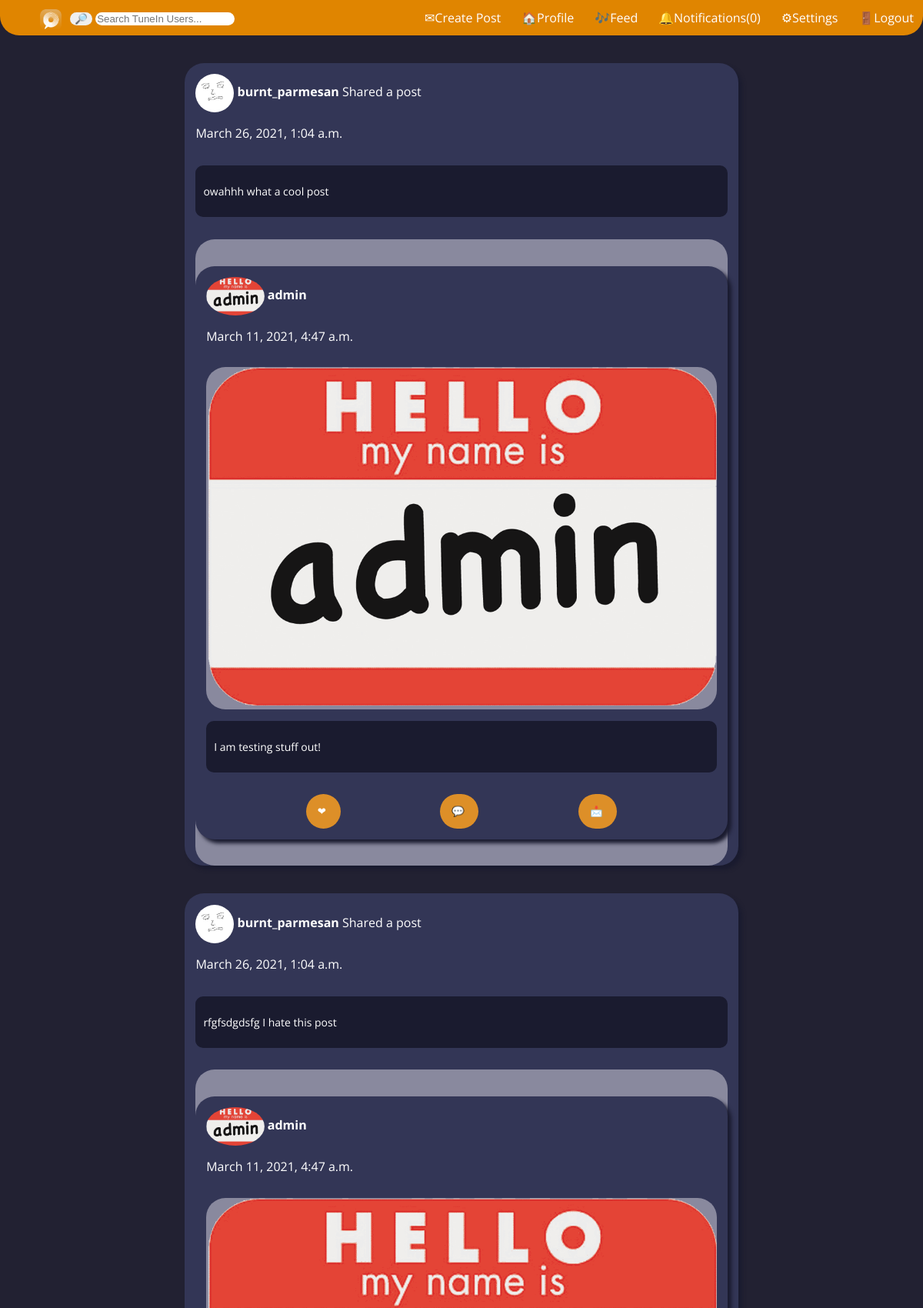
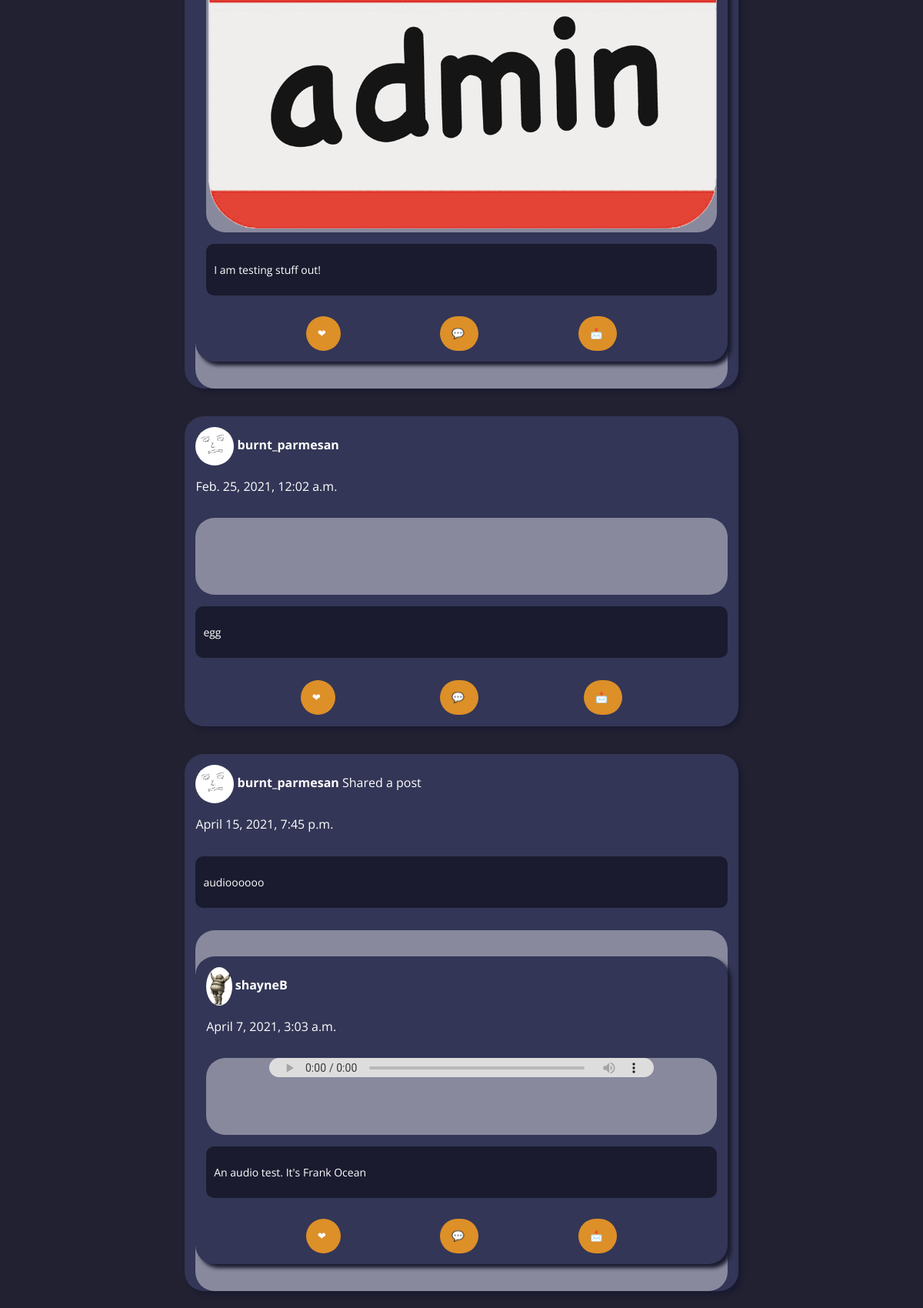
Page /feed (signed in, upper part) on the committed database (2 pictures, top to bottom).
### news/models.py (models this page shows, shortened)
class SharedPost(models.Model):
    originPost = models.ForeignKey(Post, on_delete=models.CASCADE,null=True)
    user = models.ForeignKey(User, on_delete=models.CASCADE)
    date_posted = models.DateTimeField(default=timezone.now)
    description = models.CharField(max_length=255, blank=True)
    def get_date(self):
        return self.date_posted

class Post(models.Model):
    description = models.CharField(max_length=255, blank=True)
    pic = models.ImageField(upload_to='static/media/postPictures', blank=True, null=True)
    choose_file = models.FileField(upload_to='static/media/mediaFiles', validators=[validate_file_extension], blank=True, null=True)
    date_posted = models.DateTimeField(default=timezone.now)
    user_name = models.ForeignKey(User, on_delete=models.CASCADE)
    tags = models.CharField(max_length=100, blank=True)
    def __str__(self):
        return self.description
    def get_date(self):
        return self.date_posted
    def extension(self):
        video = ['.mp4', '.mov', '.m4v', '.avi']
        audio = ['.wav', '.mp3', '.flac', '.mkv', '.aac']
        name, extension = os.path.splitext(self.choose_file.name)
        if extension in video: return "video"
        elif extension in audio: return "audio"
        return None

### user_profile/models.py (models this page shows, shortened)
class Profile(models.Model):
    user = models.OneToOneField(User, on_delete=models.CASCADE)
    User._meta.get_field('email')._unique = True
    first_name = models.CharField(max_length=20,default="")
    last_name = models.CharField(max_length=20,default="")
    bio = models.CharField(max_length=500,default="n/a")
    photo = models.ImageField(upload_to='static/media/profilePictures')

### news/views.py (the view)
# urls.py: path('feed', views.feed, name="feed"),
def feed(request):
    sharedPosts = False
    if request.user.is_authenticated:
        following = Following.objects.filter(follower= request.user)
        following_list = []
        for f in following:
            following_list.append(getattr(f,'user'))
        if following:
            posts = Post.objects.filter(user_name__in=following_list)
            sharedPosts = SharedPost.objects.filter(user__in=following_list)
            sharedPosts = sharedPosts.order_by('-date_posted')
        else:
            posts = Post.objects.all()
        posts = posts.order_by('-date_posted')
        artist = request.user.groups.filter(name='artists').exists()
        friends_a = Friends.objects.filter(user= request.user)
        friends_b = Friends.objects.filter(friend= request.user)
        friends_list = []
        for f in friends_a:
            friends_list.append(getattr(f,'friend'))
        for f in friends_b:
            friends_list.append(getattr(f,'user'))
        friends_sharedPosts =SharedPost.objects.filter(user__in= friends_list)
        if friends_sharedPosts:
            print(friends_sharedPosts)
        if sharedPosts:
            print(sharedPosts)
            l_posts = list(posts)
            l_shared = list(sharedPosts)
            l_posts.extend(l_shared)
            print(l_posts)
            all_posts = sorted(l_posts,key=lambda x: x.get_date(),reverse=True)
            print(all_posts)
            test = {'posts': all_posts, 'artist': artist}
        else:
            test = {'posts': posts, 'artist': artist}
        if sharedPosts and friends_sharedPosts:
            l_f_sp = list(friends_sharedPosts)
            all_posts.extend(l_f_sp)
            print(all_posts)
            all_posts = list(set(sorted(all_posts,key=lambda x: x.get_date(),reverse=True)))
            print(all_posts)
            test = {'posts': all_posts, 'artist': artist}
        return render(request, 'news.html', test)
    else:
        return HttpResponseRedirect('/')

### templates/news.html (shortened to what this page needs)
{% extends 'base.html' %}
{% load static %}
{% block content %}
<link rel="stylesheet" href="{% static 'css/news.css' %}">
<div class="posts">
{% for post in posts %}
{% if post.originPost %}
<div class="post" id="{{post.id}}">
    <div class="post_header">
        <img class ="post_icon" src="{{post.user.profile.photo.url }}">
        <a class="post_username" href="{% url 'user_profile' %}?username={{post.user}}">{{post.user}}</a> Shared a post
        <p id="date">{{post.date_posted}}</p>
    </div>
    <div class="post_text">
        <p>
               {{post.description}}
        </p>
    </div>
    <div class="post_content">
    <div class="post" id="{{post.originPost.id}}">
        <div class="post_header">
            <img class ="post_icon" src="{{post.originPost.user_name.profile.photo.url }}">
            <a class="post_username" href="{% url 'user_profile' %}?username={{post.originPost.user_name}}">{{post.originPost.user_name}}</a>
            <p id="date">{{post.originPost.date_posted}}</p>
        </div>
        <div class="post_content">
            {% if post.originPost.pic %}
                        <img class="" src="{{post.originPost.pic.url}}">
                    {% endif %}
                    {% if post.originPost.choose_file %}
                    {%if post.originPost.extension == "video"%}
                    <video id = "post_vid" width = "850" height = "500" controls>
                        <source src = "{{post.originPost.choose_file.url}}" type ="video/mp4" />
                        Your browser does not support the video element.
                    </video>
                    {%elif post.originPost.extension == "audio"%}
                        <audio id = "post_audio" controls>
                            <source src = "{{post.originPost.choose_file.url}}" >
                        </audio>
                    {%endif%}
                {%endif%}
        </div>
        <div class="post_text">
            <p>
                   {{post.originPost.description}}
            </p>
        </div>
        <div class="post_interactables">
            <div><button class="btn" onclick='likePost({{post.originPost.id}})' id='likeButton'>
            <span class="btn-icon">❤</span>
            </button></div>
            <div><button class="btn" onclick='showCommentPopup({{post.originPost.id}})'>
            <span class="btn-icon">💬</span>
            </button></div>
            <div><button class="btn" onclick='prepForSharing({{post.originPost.id}})'>
            <span class="btn-icon">📩</span>
            </button></div>
        </div>
    </div>
    </div>
</div>
 {%else%}
    <div class="post" id="{{post.id}}">
        <div class="post_header">
            <img class ="post_icon" src="{{post.user_name.profile.photo.url }}">
            <a class="post_username" href="{% url 'user_profile' %}?username={{post.user_name}}">{{post.user_name}}</a>
            <p id="date">{{post.date_posted}}</p>
        </div>
        <div class="post_content">
        </div>
        <div class="post_text">
            <p>
                   {{post.description}}
            </p>
        </div>
        <div class="post_interactables">
            <div><button class="btn" onclick='likePost({{post.id}})' id='likeButton'>
            <span class="btn-icon">❤</span>
            </button></div>
            <div><button class="btn" onclick='showCommentPopup({{post.id}})'>
            <span class="btn-icon">💬</span>
            </button></div>
            <div><button class="btn" onclick='prepForSharing({{post.id}})'>
            <span class="btn-icon">📩</span>
            </button></div>
        </div>
    </div>
{%endif%}
{% endfor %}
</div>
{% endblock %}

### static/css/news.css (style rules this page uses)
body { margin:0; background-color: #222132; color:white; font-family: 'Open Sans', sans-serif; }
audio { filter: sepia(20%) saturate(70%) grayscale(1) contrast(99%) invert(12%); width: 500px; height: 25px; }
.posts { align-content: center; position: relative; width:60%; height:auto; margin-left: auto; margin-right: auto; }
.post { margin-top:5%; margin-bottom: 5%;; text-align: center; background-color: #333656; display: flex; flex-wrap: nowrap; border-radius: 25px; box-shadow: 5px 5px 5px #1A1B2F; flex-direction: column; }
.post_header { margin-top:2%; margin-left:2%; flex: 0 3 50px; width: 100%; text-align: left; }
.post_icon { display:inline; height:50px; max-width: 100%; max-height: 100%; vertical-align: middle; border-radius: 100%; }
.post_username { text-decoration:none; color: white; font-weight: bold; }
.post_content { flex: 0 3 100px; margin:2%; margin-bottom:0%; border-radius: 25px; background-color: #89899E; }
.post_content img { max-width: 100%; max-height: 100%; }
.post_text { margin:2%; margin-top: 0%; text-align: left; font-size: 14px; }
.post_interactables { display: flex; justify-content:space-evenly; margin:2%; }
.post_icon { display:iline; height:50px; max-width: 100%; max-height: 100%; vertical-align: middle; border-radius: 100%; }
.btn { position: relative; display: inline-block; padding: 15px; background-color: #DD8F28; cursor: pointer; outline: none; border: 0; vertical-align: middle; text-decoration: none; color: #fff; border-radius: 25px; -webkit-transition: width 0.5s; transition: width 0.5s; }
.post_text { position: relative; display: inline-block; padding: 10px; background-color: #1A1B2F; cursor: pointer; outline: none; border: 0; vertical-align: middle; text-decoration: none; color: #fff; border-radius: 10px; margin-top: 15px; }

### templates/base.html (style rules this page uses)
body { color: #8c9499; background-color: #222132; }
body { margin:0; background-color: #222132; color:white; font-family: 'Open Sans', sans-serif; }

### rows in the picture
SharedPost: user.profile.photo (picture), user "burnt_parmesan", date_posted "March 26, 2021, 1:04 a.m.", description "owahhh what a cool post", originPost.user_name.profile.photo (picture), originPost.user_name "admin", originPost.date_posted "March 11, 2021, 4:47 a.m.", originPost.pic (picture), originPost.description "I am testing stuff out!"
SharedPost: user.profile.photo (picture), user "burnt_parmesan", date_posted "March 26, 2021, 1:04 a.m.", description "rfgfsdgdsfg I hate this post", originPost.user_name.profile.photo (picture), originPost.user_name "admin", originPost.date_posted "March 11, 2021, 4:47 a.m.", originPost.pic (picture), originPost.description "I am testing stuff out!"
Post: user_name.profile.photo (picture), user_name "burnt_parmesan", date_posted "Feb. 25, 2021, 12:02 a.m.", description "egg"
SharedPost: user.profile.photo (picture), user "burnt_parmesan", date_posted "April 15, 2021, 7:45 p.m.", description "audioooooo", originPost.user_name.profile.photo (picture), originPost.user_name "shayneB", originPost.date_posted "April 7, 2021, 3:03 a.m.", originPost.description "An audio test. It's Frank Ocean"
